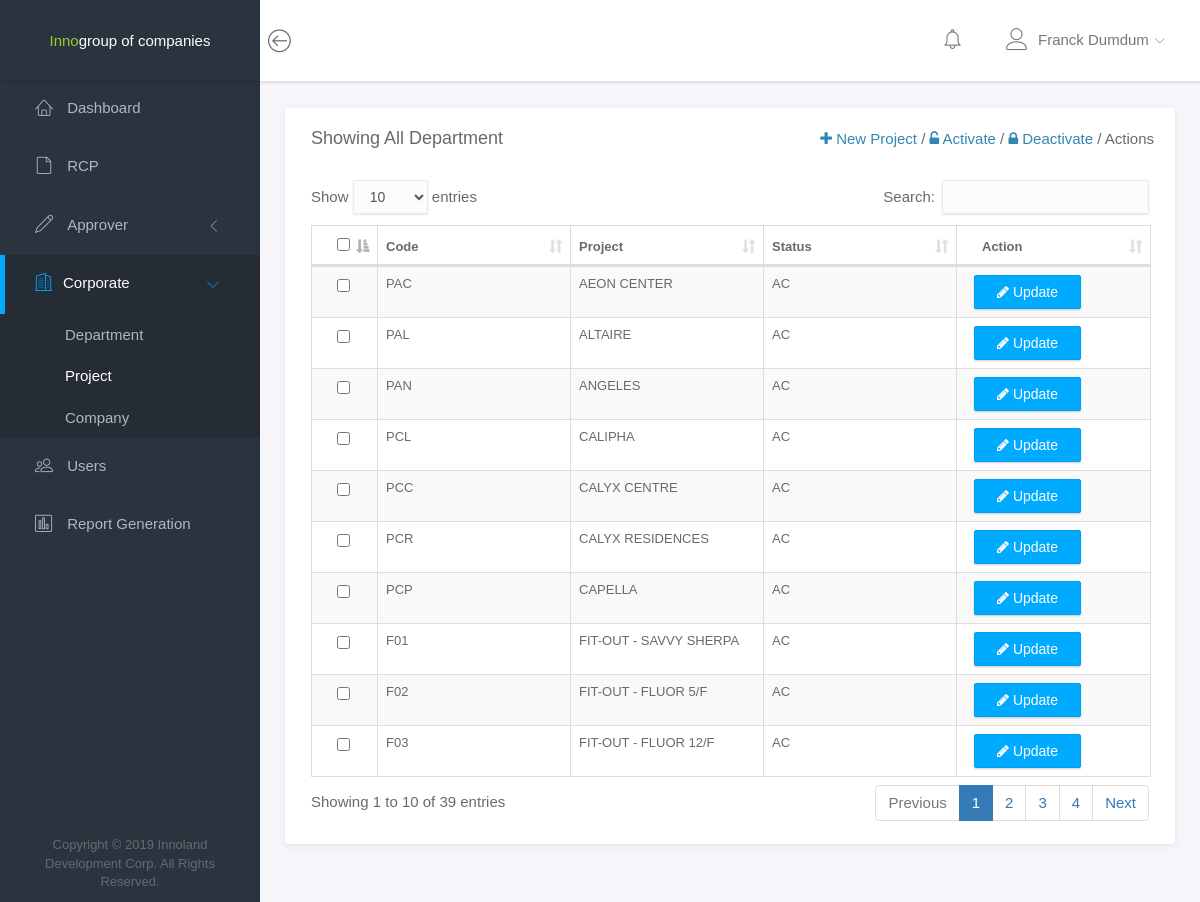
The page /admin/project.php (signed in) on the database its author committed.
### tables this page shows
CREATE TABLE `user_file` (
  `user_id` int(11) NOT NULL,
  `user_lastname` varchar(30) NOT NULL,
  `user_firstname` varchar(30) NOT NULL,
  `user_middle_initial` varchar(1) DEFAULT NULL,
  `user_comp_code` varchar(3) NOT NULL,
  `user_dept_code` varchar(3) NOT NULL,
  `user_type` int(11) NOT NULL,
  `user_status` varchar(50) NOT NULL
);

CREATE TABLE `project_file` (
  `proj_id` int(11) NOT NULL,
  `proj_code` varchar(50) NOT NULL,
  `proj_name` varchar(50) NOT NULL,
  `proj_status` varchar(50) NOT NULL
);

### objects/approver/count_queries.php (called while the page is built, shortened)
<?php
	class ApproverCount
	{
		private $conn;
		public function __construct($db){
			$this->conn = $db;
		}
        public function countPendingRcp(){
            $query = "SELECT COUNT(rcp_approver_id) AS TOTAL FROM rcp_file WHERE rcp_approver_id=? AND rcp_status='Pending'";
			$this->conn->setAttribute( PDO::ATTR_ERRMODE, PDO:: ERRMODE_WARNING);
			$sel = $this->conn->prepare($query);
			$sel->bindParam(1, $this->rcp_approver_id);
			$sel->execute();
			return $sel;
		}
    }
?>

### objects/univ/selects_for_all.php (called while the page is built, shortened)
<?php
	class U_Select
	{
		private $conn;
		public function __construct($db){
			$this->conn = $db;
		}
		public function getAllDepartment(){
			$query = "SELECT * FROM department_file, approver_file WHERE approver_dept_code=dept_code AND  dept_status='AC'";
			$this->conn->setAttribute( PDO::ATTR_ERRMODE, PDO:: ERRMODE_WARNING);
			$sel = $this->conn->prepare($query);
			$sel->execute();
			return $sel;
		}
		public function getAllUserType(){
			$query = "SELECT * FROM user_type_file";
			$this->conn->setAttribute( PDO::ATTR_ERRMODE, PDO:: ERRMODE_WARNING);
			$sel = $this->conn->prepare($query);
			$sel->execute();
			return $sel;
		}
		public function getAllCompany(){
			$query = "SELECT * FROM company_file WHERE comp_status='AC'";
			$this->conn->setAttribute( PDO::ATTR_ERRMODE, PDO:: ERRMODE_WARNING);
			$sel = $this->conn->prepare($query);
			$sel->execute();
			return $sel;
		}
		public function getAllPrmyApprover(){
			$query = "SELECT * FROM user_file WHERE user_type='3'";
			$this->conn->setAttribute( PDO::ATTR_ERRMODE, PDO:: ERRMODE_WARNING);
			$sel = $this->conn->prepare($query);
			$sel->execute();
			return $sel;
		}
		public function getAllAltPrmyApprover()
		{
			$query = "SELECT * FROM user_file WHERE user_type='4'";
			$this->conn->setAttribute( PDO::ATTR_ERRMODE, PDO:: ERRMODE_WARNING);
			$sel = $this->conn->prepare($query);
			$sel->execute();
			return $sel;
		}
		public function getAllSecApprover(){
			$query = "SELECT * FROM user_file WHERE user_type='5'";
			$this->conn->setAttribute( PDO::ATTR_ERRMODE, PDO:: ERRMODE_WARNING);
			$sel = $this->conn->prepare($query);
			$sel->execute();
			return $sel;
		}
		public function getAllAltSecApprover(){
			$query = "SELECT * FROM user_file WHERE user_type='6'";
			$this->conn->setAttribute( PDO::ATTR_ERRMODE, PDO:: ERRMODE_WARNING);
			$sel = $this->conn->prepare($query);
			$sel->execute();
			return $sel;
		}
		public function allDepartment(){
			$query = "SELECT * FROM department_file";
			$this->conn->setAttribute( PDO::ATTR_ERRMODE, PDO:: ERRMODE_WARNING);
			$sel = $this->conn->prepare($query);
			$sel->execute();
			return $sel;
		}
		public function allProject(){
			$query = "SELECT * FROM project_file";
			$this->conn->setAttribute( PDO::ATTR_ERRMODE, PDO:: ERRMODE_WARNING);
			$sel = $this->conn->prepare($query);
			$sel->execute();
			return $sel;
		}
		public function allCompany(){
			$query = "SELECT * FROM company_file";
			$this->conn->setAttribute( PDO::ATTR_ERRMODE, PDO:: ERRMODE_WARNING);
			$sel = $this->conn->prepare($query);
			$sel->execute();
			return $sel;
		}
		public function allRequestor(){
			$query = "SELECT * FROM user_file WHERE user_type=2";
			$this->conn->setAttribute( PDO::ATTR_ERRMODE, PDO:: ERRMODE_WARNING);
			$sel = $this->conn->prepare($query);
			$sel->execute();
			return $sel;
		}
		public function getUserDetails(){
			$query = "SELECT * FROM user_file, company_file, department_file, user_type_file, user_account_file WHERE user_file.user_id=? AND user_comp_code=comp_code AND user_dept_code=dept_code AND user_file.user_type=user_type_file.user_id AND user_account_file.user_id=user_file.user_id";
			$this->conn->setAttribute( PDO::ATTR_ERRMODE, PDO:: ERRMODE_WARNING);
			$sel = $this->conn->prepare($query);
			$sel->bindParam(1, $this->user_id);
			$sel->execute();
			return $sel;
		}
		public function getPrmyApprover(){
			$query = "SELECT CONCAT(user_firstname, ' ' ,user_lastname) as name, user_file.user_id, user_comp_code, user_dept_code, user_type_file.user_type, user_file.user_status, comp_name, dept_name FROM user_file, company_file, department_file, user_type_file WHERE comp_code=user_comp_code AND dept_code=user_dept_code AND user_type_file.user_id=user_file.user_type AND user_file.user_type=3";
			$this->conn->setAttribute( PDO::ATTR_ERRMODE, PDO:: ERRMODE_WARNING);
			$sel = $this->conn->prepare($query);
			$sel->execute();
			return $sel;
		}
		public function getAltPrmyApprover(){
			$query = "SELECT CONCAT(user_firstname, ' ' ,user_lastname) as name, user_file.user_id, user_comp_code, user_dept_code, user_type_file.user_type, user_file.user_status, comp_name, dept_name FROM user_file, company_file, department_file, user_type_file WHERE comp_code=user_comp_code AND dept_code=user_dept_code AND user_type_file.user_id=user_file.user_type AND user_file.user_type=4";
			$this->conn->setAttribute( PDO::ATTR_ERRMODE, PDO:: ERRMODE_WARNING);
			$sel = $this->conn->prepare($query);
			$sel->execute();
			return $sel;
		}
		public function getSecApprover(){
			$query = "SELECT CONCAT(user_firstname, ' ' ,user_lastname) as name, user_file.user_id, user_comp_code, user_dept_code, user_type_file.user_type, user_file.user_status, comp_name, dept_name FROM user_file, company_file, department_file, user_type_file WHERE comp_code=user_comp_code AND dept_code=user_dept_code AND user_type_file.user_id=user_file.user_type AND user_file.user_type=5";
			$this->conn->setAttribute( PDO::ATTR_ERRMODE, PDO:: ERRMODE_WARNING);
			$sel = $this->conn->prepare($query);
			$sel->execute();
			return $sel;
		}
		public function getAltSecApprover(){
			$query = "SELECT CONCAT(user_firstname, ' ' ,user_lastname) as name, user_file.user_id, user_comp_code, user_dept_code, user_type_file.user_type, user_file.user_status, comp_name, dept_name FROM user_file, company_file, department_file, user_type_file WHERE comp_code=user_comp_code AND dept_code=user_dept_code AND user_type_file.user_id=user_file.user_type AND user_file.user_type=6";
			$this->conn->setAttribute( PDO::ATTR_ERRMODE, PDO:: ERRMODE_WARNING);
			$sel = $this->conn->prepare($query);
			$sel->execute();
			return $sel;
		}
        public function getNotifications(){
            $query = "SELECT * FROM rcp_file, user_file, user_account_file WHERE user_file.user_id=user_account_file.user_id AND rcp_employee_id=user_file.user_id AND rcp_approver_id=? AND rcp_status='Pending' ORDER BY created_at DESC";
			$this->conn->setAttribute( PDO::ATTR_ERRMODE, PDO:: ERRMODE_WARNING);
			$sel = $this->conn->prepare($query);
			$sel->bindParam(1, $this->rcp_approver_id);
			$sel->execute();
			return $sel;
		}
    }
?>

### admin/project.php (the view, shortened to what this page needs)
<!doctype html>
<html lang="en">
	<?php
		include '../header/header.php';
		$con = new connection();
		$db = $con->connect();
	?>
<body>
	<div id="wrapper">
		<?php
			include '../navbar.php';
			include '../admin/menu.php';
		?>
		<div class="main">
			<div class="main-content">
				<div class="container-fluid" >
				<div class="row">
						<div class="col-md-12">
						<div class="panel">
								<div class="panel-heading">
									<h3 class="panel-title">Showing All Department</h3>
									<div class="right">
							            <a href="#" data-toggle="modal" data-target="#add-project-modal"><i class="fa fa-plus"></i> <span> New Project</span></a> /
							            <a href="#" id="activate"><i class="fa fa-unlock-alt"></i> <span> Activate </span></a> /
							            <a href="#" id="deactivate"><i class="fa fa-lock"></i> <span> Deactivate</span></a>
							            <span class="active">/ Actions</span>
							        </div>
								</div>
								<div class="panel-body">
									<table id="table" class="table table-striped table-bordered" cellspacing="0" style="font-size: 13px;">
								        <thead>
								            <tr>
								                <th class="th-sm" style="width: 10px">
								                    <input type="checkbox" name="" id="check-all">
								                </th>
								                <th class="th-sm">Code</th>
								                <th class="th-sm">Project</th>
								                <th class="th-sm">Status</th>
								                <th class="th-sm">Action</th>
								            </tr>
								        </thead>
								        <tbody>
								            <?php
								                $select = $sel2->allProject();
								                while ($row = $select->fetch(PDO::FETCH_ASSOC)) {
								                    echo '
								                        <tr>
								                            <td>
								                                <input type="checkbox" name="checklist" value="'.$row['proj_id'].'">
								                            </td>
								                            <td>'.$row['proj_code'].'</td>
								                            <td>'.$row['proj_name'].'</td>
								                            <td>'.$row['proj_status'].'</td>
								                            <td>
								                                <button type="button" class="btn btn-primary proj-details" style="margin-left: -8px"  value="'.$row['proj_code'].'"><i class="fa fa-pencil"></i> Update</button>
								                            </td>
								                        </tr>
								                    ';
								                }
								            ?>
								        </tbody>
								    </table>
								</div>
							</div>
						</div>
					</div>
				</div>
			</div>
		</div>
	</div>
</body>
</html>

### navbar.php (shortened to what this page needs)
<?php
  include '../objects/univ/selects_for_all.php';
  $sel2 = new U_Select($db);
  $user_fullname = "";
  $sel2->user_id = $_SESSION['user_id'];
  $select = $sel2->getUserDetails();
  while ($row = $select->fetch(PDO::FETCH_ASSOC)) {
    $user_fullname = $row['user_firstname'] . ' ' . $row['user_lastname'];
  }
?>
<nav class="navbar navbar-default navbar-fixed-top" >
	<div class="brand" style="background-color: #2B333E; width: 260px; text-align: center;">
		<a href="#" style="color: #9ACD32">Inno</a><a href="#" style="color: white; ">group of companies</a>
	</div>
	<div class="container-fluid">
		<div class="navbar-btn">
			<button type="button" class="btn-toggle-fullwidth"><i class="lnr lnr-arrow-left-circle"></i></button>
		</div>
		<div id="navbar-menu">
			<ul class="nav navbar-nav navbar-right">
				<li class="dropdown">
						<?php
							if($_SESSION['user_type'] == 3 || $_SESSION['user_type'] == 4 || $_SESSION['user_type'] == 5 || $_SESSION['user_type'] == 6){
								$count = new ApproverCount($db);
						  		$count->rcp_approver_id = $_SESSION['user_id'];
							  	$select = $count->countPendingRcp();
							  	while ($row = $select->fetch(PDO::FETCH_ASSOC)) {
								    $pending_rcp = $row['TOTAL'];
							  	}
							  	if($pending_rcp != 0){
								  	echo '
										<a href="#" class="dropdown-toggle icon-menu" data-toggle="dropdown">
											<i class="lnr lnr-alarm"></i>
											<span class="badge bg-danger">'.$pending_rcp.'</span>
										</a>
								  	';
							  	}
							  	else{
							  		echo '
										<a href="#" class="dropdown-toggle icon-menu" data-toggle="dropdown">
											<i class="lnr lnr-alarm"></i>
											<span class="badge bg-danger"></span>
										</a>
								  	';
							  	}
							}
						?>
						</li>
				<li class="dropdown">
					<a href="#" class="dropdown-toggle" data-toggle="dropdown"><i class="lnr lnr-user" style="margin-right: 10px"></i><span><?php echo $user_fullname; ?></span> <i class="icon-submenu lnr lnr-chevron-down"></i></a>
				</li>
			</ul>
		</div>
	</div>
</nav>

### assets/css/main.css (style rules this page uses)
html { position: relative; min-height: 100%; }
body { background-color: #F3F5F8; font-family: "Source Sans Pro", sans-serif; font-size: 15px; color: #676a6d; }
a { color: #3287B2; }
#wrapper .main { -webkit-transition: all 0.3s ease-in-out; -moz-transition: all 0.3s ease-in-out; -ms-transition: all 0.3s ease-in-out; -o-transition: all 0.3s ease-in-out; transition: all 0.3s ease-in-out; width: calc(100% - 260px); left: 0; position: relative; float: right; background-color: #f5f5fa; }
#wrapper #sidebar-nav, #wrapper .main { padding-top: 80px; }
.main-content { padding: 28px 10px; }
.navbar-default { -webkit-transition: all 0.3s ease-in-out; -moz-transition: all 0.3s ease-in-out; -ms-transition: all 0.3s ease-in-out; -o-transition: all 0.3s ease-in-out; transition: all 0.3s ease-in-out; -moz-box-shadow: 1px 2px 3px rgba(0, 0, 0, 0.1); -webkit-box-shadow: 1px 2px 3px rgba(0, 0, 0, 0.1); box-shadow: 1px 2px 3px rgba(0, 0, 0, 0.1); -webkit-border-radius: 0; -moz-border-radius: 0; border-radius: 0; padding: 0; margin: 0; border: none; background-color: #fff; }
.navbar-default .brand { float: left; padding: 30px 39px; background-color: #fff; }
.navbar-btn { float: left; padding: 16px 0; }
.navbar-btn button { font-size: 24px; padding: 4px 8px; line-height: .7; border: none; background: none; outline: none; }
.navbar-nav .icon-menu { display: inline-block; vertical-align: middle; *vertical-align: auto; *zoom: 1; *display: inline; padding-top: 28px; padding-bottom: 28px; position: relative; }
.navbar-nav > li > a { padding: 28px 20px; }
.navbar-nav > li > a > i { font-size: 22px; margin-right: 2px; vertical-align: middle; }
.navbar-nav > li > a > i.icon-submenu { margin-left: 2px; margin-right: 0; font-size: 10px; position: relative; top: 2px; }
.navbar-nav > li > a > span { position: relative; top: 2px; }
@media screen and (min-width: 768px) { .navbar-nav.navbar-right { margin-right: 0; } }
.btn-primary { background-color: #00AAFF; border-color: #00a0f0; }
.panel { -webkit-border-radius: 3px; -moz-border-radius: 3px; border-radius: 3px; -moz-box-shadow: 0 2px 6px rgba(0, 0, 0, 0.08); -webkit-box-shadow: 0 2px 6px rgba(0, 0, 0, 0.08); box-shadow: 0 2px 6px rgba(0, 0, 0, 0.08); background-color: #fff; margin-bottom: 30px; }
.panel .panel-heading, .panel .panel-body, .panel .panel-footer { padding-left: 25px; padding-right: 25px; }
.panel .panel-heading { padding-top: 20px; padding-bottom: 20px; position: relative; }
.panel .panel-heading .panel-title { margin: 0; font-size: 18px; font-weight: 300; }
.panel .panel-body { padding-top: 10px; padding-bottom: 15px; }
.panel .right { position: absolute; right: 20px; top: 32%; }
.panel .table > thead > tr > td:first-child, .panel .table > thead > tr > th:first-child, .panel .table > tbody > tr > td:first-child, .panel .table > tbody > tr > th:first-child, .panel .table > tfoot > tr > td:first-child, .panel .table > tfoot > tr > th:first-child { padding-left: 25px; }
.panel .table > thead > tr > td:last-child, .panel .table > thead > tr > th:last-child, .panel .table > tbody > tr > td:last-child, .panel .table > tbody > tr > th:last-child, .panel .table > tfoot > tr > td:last-child, .panel .table > tfoot > tr > th:last-child { padding-left: 25px; }

### rows shown on the page
user_file: user_fullname "Franck Dumdum"
project_file: proj_code "PAC", proj_name "AEON CENTER", proj_status "AC"
project_file: proj_code "PAL", proj_name "ALTAIRE", proj_status "AC"
project_file: proj_code "PAN", proj_name "ANGELES", proj_status "AC"
project_file: proj_code "PCL", proj_name "CALIPHA", proj_status "AC"
project_file: proj_code "PCC", proj_name "CALYX CENTRE", proj_status "AC"
project_file: proj_code "PCR", proj_name "CALYX RESIDENCES", proj_status "AC"
project_file: proj_code "PCP", proj_name "CAPELLA", proj_status "AC"
project_file: proj_code "F01", proj_name "FIT-OUT - SAVVY SHERPA", proj_status "AC"
project_file: proj_code "F02", proj_name "FIT-OUT - FLUOR 5/F", proj_status "AC"
project_file: proj_code "F03", proj_name "FIT-OUT - FLUOR 12/F", proj_status "AC"
